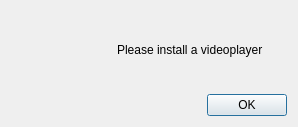
<?xml version="1.0" encoding="UTF-8"?>
<ui version="4.0">
 <class>NoPlayerDialog</class>
 <widget class="QDialog" name="NoPlayerDialog">
  <property name="geometry">
   <rect>
    <x>0</x>
    <y>0</y>
    <width>298</width>
    <height>127</height>
   </rect>
  </property>
  <property name="windowTitle">
   <string notr="true">Dialog</string>
  </property>
  <layout class="QVBoxLayout" name="verticalLayout_2">
   <item>
    <layout class="QHBoxLayout" name="horizontalLayout">
     <item>
      <widget class="QLabel" name="label">
       <property name="maximumSize">
        <size>
         <width>100</width>
         <height>75</height>
        </size>
       </property>
       <property name="text">
        <string notr="true"/>
       </property>
       <property name="pixmap">
        <pixmap resource="screencast.qrc">:/pictures/novideoplayer.png</pixmap>
       </property>
       <property name="scaledContents">
        <bool>true</bool>
       </property>
      </widget>
     </item>
     <item>
      <layout class="QVBoxLayout" name="verticalLayout">
       <item>
        <widget class="QLabel" name="label_2">
         <property name="text">
          <string>Please install a videoplayer</string>
         </property>
        </widget>
       </item>
      </layout>
     </item>
    </layout>
   </item>
   <item>
    <widget class="QDialogButtonBox" name="buttonBox">
     <property name="orientation">
      <enum>Qt::Horizontal</enum>
     </property>
     <property name="standardButtons">
      <set>QDialogButtonBox::Ok</set>
     </property>
    </widget>
   </item>
  </layout>
 </widget>
 <resources>
  <include location="screencast.qrc"/>
 </resources>
 <connections>
  <connection>
   <sender>buttonBox</sender>
   <signal>accepted()</signal>
   <receiver>NoPlayerDialog</receiver>
   <slot>accept()</slot>
   <hints>
    <hint type="sourcelabel">
     <x>248</x>
     <y>254</y>
    </hint>
    <hint type="destinationlabel">
     <x>157</x>
     <y>274</y>
    </hint>
   </hints>
  </connection>
  <connection>
   <sender>buttonBox</sender>
   <signal>rejected()</signal>
   <receiver>NoPlayerDialog</receiver>
   <slot>reject()</slot>
   <hints>
    <hint type="sourcelabel">
     <x>316</x>
     <y>260</y>
    </hint>
    <hint type="destinationlabel">
     <x>286</x>
     <y>274</y>
    </hint>
   </hints>
  </connection>
 </connections>
</ui>
